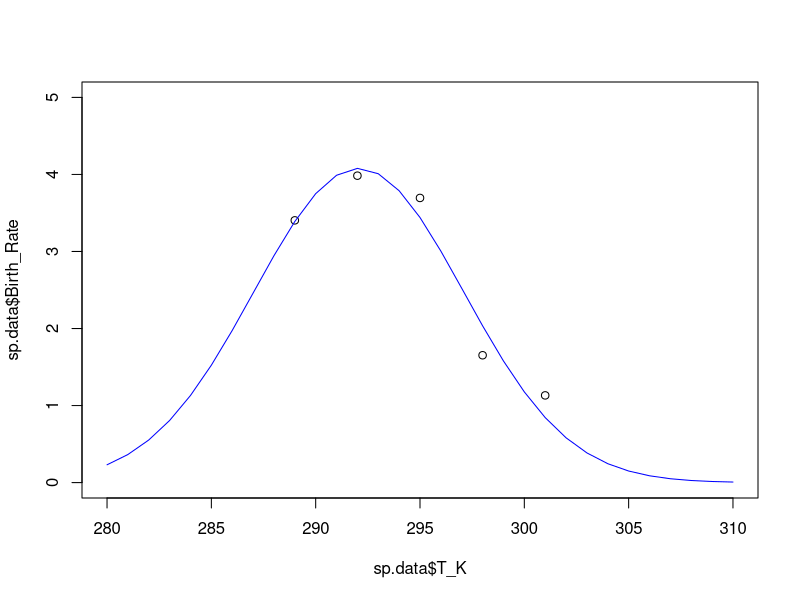
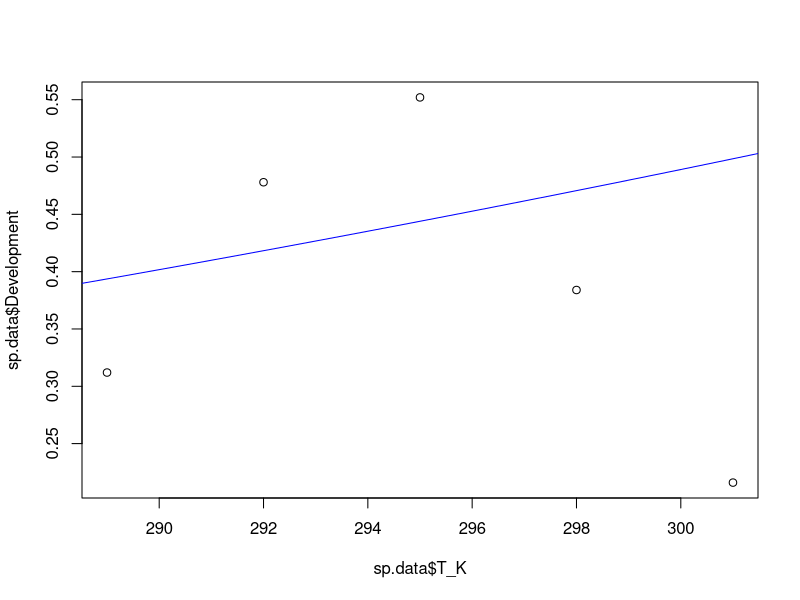

Recreate these plots in R, in order. (Note: this script raises an error after producing the figures.)
###################################################################
#### This R script fits functions to temperature response data ####
###################################################################


# Load packages and set working directory
library(tidyr)
library(ggplot2)
library(dplyr)
library(tidyverse)
setwd(dirname(rstudioapi::getActiveDocumentContext()$path))

# Read data
data <- as.data.frame(read_csv("Temperature response data.csv"))

# USER: enter species name (used in temperature response data.csv)
name <- "Aulacorthum solani Brazil"

# Assign species
sp.data <- data[data$Species == name,]
  
  
# Remove columns that do not contain temperature data
sp.data <- sp.data[-c(1:8,12,14,16,18,20,21,23,24,26,27,29,31,32,34,36,37,38)]

# Set some option for nls and plots
Tmin <- 280
Tmax <- 310
TR <- 293



####################################### FECUNDITY ###########################################
# NLS
fec <- nls(Birth_Rate ~ bTopt*exp(-((T_K-Toptb)^2)/(2*sb^2)), data=sp.data,
           start=list(bTopt=5, Toptb=TR, sb=3))
summary(fec)
# Plot model fits
plot(sp.data$T_K, sp.data$Birth_Rate, xlim = c(Tmin,Tmax), ylim = c(0,5)) #max(sp.data$Birth_Rate)))
points(seq(Tmin,Tmax,1),coef(fec)[1]*exp(-((seq(Tmin,Tmax,1)-coef(fec)[2])^2)/(2*coef(fec)[3]^2)), type="l", col="blue")


###################################### DEVELOPMENT ##########################################
# estimate xTR and A
# NOTE: removed data beyond max development
dev.mon <- nls(Development ~ xTR*T_K/TR*exp(A*(1/TR-1/T_K)), data=sp.data[-c((nrow(sp.data)-0):nrow(sp.data)),],
               start=list(xTR=0.1, A=1000))
summary(dev.mon)
# Plot model fits
plot(sp.data$T_K, sp.data$Development)
points(seq(Tmin,Tmax,1), coef(dev.mon)[1]*(seq(Tmin,Tmax,1)/TR)*exp(coef(dev.mon)[2]*(1/TR-1/seq(Tmin,Tmax,1))), type="l", col="blue")

# estimate AL and AH separately from TL and TH if needed
xTR <- coef(dev.mon)[1]
A <- coef(dev.mon)[2]
kTL <- 278
kTH <- 300
dev.A <- nls(Development ~ xTR*(T_K/TR)*exp(A*(1/TR-1/T_K))/(1+exp(AL*(1/kTL-1/T_K))+exp(AH*(1/kTH-1/T_K))),
              data=sp.data, start=list(AL=-50000, AH=100000))
summary(dev.A)
AL <- coef(dev.A)[1]
AH <- coef(dev.A)[2]
dev.T <- nls(Development ~ xTR*(T_K/TR)*exp(A*(1/TR-1/T_K))/(1+exp(AL*(1/TL-1/T_K))+exp(AH*(1/TH-1/T_K))),
             data=sp.data, start=list(TL=kTL, TH=kTH))
summary(dev.T)
# Plot model fits
plot(sp.data$T_K, sp.data$Development, xlim=c(Tmin,Tmax), ylim=c(0,max(sp.data$Development)+0.05))
#points(seq(Tmin,Tmax,1), xTR*(seq(Tmin,Tmax,1)/TR)*exp(A*(1/TR-1/seq(Tmin,Tmax,1)))/
#         (1+(exp(AL*(1/coef(dev.T)[1]-1/seq(Tmin,Tmax,1)))+exp(AH*(1/coef(dev.T)[2]-1/seq(Tmin,Tmax,1))))), type="l", col="blue")
points(seq(Tmin,Tmax,1), 0.108*(seq(Tmin,Tmax,1)/308)*exp(8821*(1/308-1/seq(Tmin,Tmax,1)))/
         (1+(exp(-64796*(1/295.3-1/seq(Tmin,Tmax,1)))+exp(335573*(1/312-1/seq(Tmin,Tmax,1))))), type="l", col="red")
points(seq(Tmin,Tmax,1),0.25*exp(-((seq(Tmin,Tmax,1)-coef(fec)[2])^2)/(2*coef(fec)[3]^2)), type="l", col="green")


# estimate all parameters without TL and AL
dev.A <- nls(Development ~ xTR*(T_K/TR)*exp(A*(1/TR-1/T_K))/(1+exp(AH*(1/TH-1/T_K))),
             data=sp.data, start=list(xTR=0.1, A=1000, AH=50000, TH=300))
summary(dev.A)
xTR <- coef(dev.A)[1]
A <- coef(dev.A)[2]
AH <- coef(dev.A)[3]
TH <- coef(dev.A)[4]
# Plot model fits
plot(sp.data$T_K, sp.data$Development, xlim=c(Tmin,Tmax), ylim=c(0,max(sp.data$Development)+0.05))
points(seq(Tmin,Tmax,1), xTR*(seq(Tmin,Tmax,1)/TR)*exp(A*(1/TR-1/seq(Tmin,Tmax,1)))/
         (1+exp(AH*(1/TH-1/seq(Tmin,Tmax,1)))), type="l", col="blue")


# estimate TH and AH separately from TL and AL (or without) if needed
kAL <- -5000
dev.H <- nls(Development ~ xTR*(T_K/TR)*exp(A*(1/TR-1/T_K))/(1+exp(kAL*(1/kTL-1/T_K))+exp(AH*(1/TH-1/T_K))),
             data=sp.data, start=list(TH=kTH, AH=100000))
summary(dev.H)
kTH <- coef(dev.H)[1]
kAH <- coef(dev.H)[2]
dev.AL <- nls(Development ~ xTR*(T_K/TR)*exp(A*(1/TR-1/T_K))/(1+exp(AL*(1/kTL-1/T_K))+exp(kAH*(1/kTH-1/T_K))),
             data=sp.data, start=list(AL=-10000))
summary(dev.AL)
dev.TL <- nls(Development ~ xTR*(T_K/TR)*exp(A*(1/TR-1/T_K))/(1+exp(coef(dev.AL)[1]*(1/TL-1/T_K))+exp(coef(dev.H)[2]*(1/coef(dev.H)[1]-1/T_K))),
             data=sp.data, start=list(TL=kTL))
summary(dev.TL)
# Plot model fits
plot(sp.data$T_K, sp.data$Development)
points(seq(Tmin,Tmax,1), xTR*(seq(Tmin,Tmax,1)/TR)*exp(A*(1/TR-1/seq(Tmin,Tmax,1)))/
         (1+(exp(coef(dev.AL)[1]*(1/coef(dev.TL)[1]-1/seq(Tmin,Tmax,1)))+exp(coef(dev.H)[2]*(1/coef(dev.H)[1]-1/seq(Tmin,Tmax,1))))), type="l", col="blue")


# Minimum developmental temperature
# NOTE: removed data beyond max development
dev.min <- nls(Development ~ m*T_K+b, data=sp.data[-c((nrow(sp.data)-0):nrow(sp.data)),],
               start=list(m=0.01, b=0))
summary(dev.min)
# Plot model fits
plot(sp.data$T_K, sp.data$Development, xlim=c(280,Tmax))
points(seq(280,Tmax,1), coef(dev.min)[1]*seq(280,Tmax,1)+coef(dev.min)[2], type="l", col="blue")

# Calculate Tmin
Tmin <- (-coef(dev.min)[2]/coef(dev.min)[1])[[1]]
Tmin



#################################### MORTALITY ######################################
# NLS for juvenile mortality
mort.J <- nls(Juv_Mortality ~ xTR*exp(A*(1/TR-1/T_K)), data=sp.data,
              start=list(xTR=0.01, A=10000))
summary(mort.J)
# Plot model fits
plot(sp.data$T_K, sp.data$Juv_Mortality, ylim=c(0,0.3))
points(seq(Tmin,Tmax,1), coef(mort.J)[1]*exp(coef(mort.J)[2]*(1/TR-1/seq(Tmin,Tmax,1))), type="l", col="blue")


# NLS for adult mortality
mort.A <- nls(Adult_Mortality ~ xTR*exp(A*(1/TR-1/T_K)), data=sp.data,
              start=list(xTR=0.01, A=10000))
summary(mort.A)
# Plot model fits
plot(sp.data$T_K, sp.data$Adult_Mortality, ylim=c(0,1))
points(seq(Tmin,Tmax,1), coef(mort.A)[1]*exp(coef(mort.A)[2]*(1/TR-1/seq(Tmin,Tmax,1))), type="l", col="blue")



############################# r (INTRINSIC GROWTH RATE) #############################
# estimate all parameters
r <- nls(r ~ ifelse(T_K <= Topt, rMax*exp(-1*((T_K-Topt)/(2*sr))^2),
                    rMax*(1 - ((T_K-Topt)/(Topt-Tmax))^2)),
                    data=sp.data, start=list(sr=5, Topt=295, Tmax=300, rMax=0.3))
summary(r)
# Plot model fits
plot(sp.data$T_K, sp.data$r, xlim = c(Tmin,Tmax+5), ylim = c(0,0.5)) #max(sp.data$r)+0.05))
points(seq(Tmin,Tmax+5,1), ifelse(seq(Tmin,Tmax+5,1) <= coef(r)[2], coef(r)[4]*exp(-1*((seq(Tmin,Tmax+5,1)-coef(r)[2])/(2*coef(r)[1]))^2),
                                coef(r)[4]*(1 - ((seq(Tmin,Tmax+5,1)-coef(r)[2])/(coef(r)[2]-coef(r)[3]))^2)), type="l", col="blue")


# set Topt and rMax (NOTE: Topt cannot equal Tmax in nls)
Topt <- sp.data[nrow(sp.data)-2,"T_K"]
rMax <- sp.data[sp.data$T_K==Topt,"r"]
# estimate all other parameters
r <- nls(r ~ ifelse(T_K <= Topt, rMax*exp(-1*((T_K-Topt)/(2*sr))^2),
                    rMax*(1 - ((T_K-Topt)/(Topt-Tmax))^2)),
         data=sp.data, start=list(sr=3, Tmax=305))
summary(r)
# Plot model fits
plot(sp.data$T_K, sp.data$r, xlim=c(Tmin,Tmax), ylim=c(0,rMax))
points(seq(Tmin,Tmax+5,1), ifelse(seq(Tmin,Tmax+5,1) <= Topt, rMax*exp(-1*((seq(Tmin,Tmax+5,1)-Topt)/(2*coef(r)[1]))^2),
                                rMax*(1 - ((seq(Tmin,Tmax+5,1)-Topt)/(Topt-coef(r)[2]))^2)), type="l", col="blue")
rMax
Topt
coef(r)[2]
coef(r)[1]






##################################### EGG DEVELOPMENT ########################################
# estimate xTR and A
# NOTE: removed data beyond max development
dev.mon <- nls(Egg_Dev ~ xTR*T_K/TR*exp(A*(1/TR-1/T_K)), data=sp.data[-c((nrow(sp.data)-0):nrow(sp.data)),],
               start=list(xTR=0.1, A=1000))
summary(dev.mon)
# Plot model fits
plot(sp.data$T_K, sp.data$Egg_Dev)
points(seq(Tmin,Tmax,1), coef(dev.mon)[1]*(seq(Tmin,Tmax,1)/TR)*exp(coef(dev.mon)[2]*(1/TR-1/seq(Tmin,Tmax,1))), type="l", col="blue")

# estimate AL and AH separately from TL and TH if needed
kTL <- 297
kTH <- 311
dev.A <- nls(Egg_Dev ~ coef(dev.mon)[1]*(T_K/TR)*exp(coef(dev.mon)[2]*(1/TR-1/T_K))/(1+exp(AL*(1/kTL-1/T_K))+exp(AH*(1/kTH-1/T_K))),
             data=sp.data, start=list(AL=-50000, AH=50000))
summary(dev.A)
dev.T <- nls(Egg_Dev ~ coef(dev.mon)[1]*(T_K/TR)*exp(coef(dev.mon)[2]*(1/TR-1/T_K))/(1+exp(coef(dev.A)[1]*(1/TL-1/T_K))+exp(coef(dev.A)[2]*(1/TH-1/T_K))),
             data=sp.data, start=list(TL=kTL, TH=kTH))
summary(dev.T)
# Plot model fits
plot(sp.data$T_K, sp.data$Egg_Dev, xlim=c(Tmin,Tmax), ylim=c(0,0.4))
points(seq(Tmin,Tmax,1), coef(dev.mon)[1]*(seq(Tmin,Tmax,1)/TR)*exp(coef(dev.mon)[2]*(1/TR-1/seq(Tmin,Tmax,1)))/
         (1+(exp(coef(dev.A)[1]*(1/coef(dev.T)[1]-1/seq(Tmin,Tmax,1)))+exp(coef(dev.A)[2]*(1/coef(dev.T)[2]-1/seq(Tmin,Tmax,1))))), type="l", col="blue")

# estimate TH and AH separately from TL and AL if needed
kAL <- -100000
dev.H <- nls(Egg_Dev ~ coef(dev.mon)[1]*(T_K/TR)*exp(coef(dev.mon)[2]*(1/TR-1/T_K))/(1+exp(kAL*(1/kTL-1/T_K))+exp(AH*(1/TH-1/T_K))),
             data=sp.data, start=list(TH=kTH, AH=50000))
summary(dev.H)
dev.AL <- nls(Egg_Dev ~ coef(dev.mon)[1]*(T_K/TR)*exp(coef(dev.mon)[2]*(1/TR-1/T_K))/(1+exp(AL*(1/kTL-1/T_K))+exp(coef(dev.H)[2]*(1/coef(dev.H)[1]-1/T_K))),
              data=sp.data, start=list(AL=-100000))
summary(dev.AL)
dev.TL <- nls(Egg_Dev ~ coef(dev.mon)[1]*(T_K/TR)*exp(coef(dev.mon)[2]*(1/TR-1/T_K))/(1+exp(coef(dev.AL)[1]*(1/TL-1/T_K))+exp(coef(dev.H)[2]*(1/coef(dev.H)[1]-1/T_K))),
              data=sp.data, start=list(TL=kTL))
summary(dev.TL)
# Plot model fits
plot(sp.data$T_K, sp.data$Egg_Dev)
points(seq(Tmin,Tmax,1), coef(dev.mon)[1]*(seq(Tmin,Tmax,1)/TR)*exp(coef(dev.mon)[2]*(1/TR-1/seq(Tmin,Tmax,1)))/
         (1+(exp(coef(dev.AL)[1]*(1/coef(dev.TL)[1]-1/seq(Tmin,Tmax,1)))+exp(coef(dev.H)[2]*(1/coef(dev.H)[1]-1/seq(Tmin,Tmax,1))))), type="l", col="blue")



###################################### DEVELOPMENT ##########################################
# Monotonic response
# dev.mon <- nls(Development ~ xTR*T_K/TR*exp(A*(1/TR-1/T_K)), data=sp.data,
#                start=list(xTR=0.01, A=5000))
# summary(dev.mon)
# Plot model fits
# plot(sp.data$T_K, sp.data$Development)
# points(seq(Tmin,Tmax,1), coef(dev.mon)[1]*(seq(Tmin,Tmax,1)/TR)*exp(coef(dev.mon)[2]*(1/TR-1/seq(Tmin,Tmax,1))), type="l", col="blue")


# Sharpe-Schoolfield response
# estimate all parameters
# dev <- nls(Development ~ xTR*(T_K/TR)*exp(A*(1/TR-1/T_K))/(1+exp(AL*(1/TL-1/T_K))+exp(AH*(1/TH-1/T_K))),
#               data=sp.data, start=list(xTR=0.03, A=7000, AL=-30000, AH=270000, TL=286, TH=306))
# summary(dev)
# Plot model fits
# plot(sp.data$T_K, sp.data$Development)
# points(seq(Tmin,Tmax,1), coef(dev)[1]*(seq(Tmin,Tmax,1)/TR)*exp(coef(dev)[2]*(1/TR-1/seq(Tmin,Tmax,1)))/
#          (1+(exp(coef(dev)[3]*(1/coef(dev)[5]-1/seq(Tmin,Tmax,1)))+exp(coef(dev)[4]*(1/coef(dev)[6]-1/seq(Tmin,Tmax,1))))), type="l", col="blue")


# estimate AL, AH, TL, and TH
# NOTE: if needed, set AH based on NLS below and run code iteratively until AL and AH do not appreciably change)
# dev.SS <- nls(Development ~ coef(dev.mon)[1]*(T_K/TR)*exp(coef(dev.mon)[2]*(1/TR-1/T_K))/(1+exp(AL*(1/TL-1/T_K))+exp(AH*(1/TH-1/T_K))),
#               data=sp.data, start=list(AL=-66000, AH=235000, TL=288, TH=309.6))
# summary(dev.SS)
# Plot model fits
# plot(sp.data$T_K, sp.data$Development)
# points(seq(Tmin,Tmax,1), coef(dev.mon)[1]*(seq(Tmin,Tmax,1)/TR)*exp(coef(dev.mon)[2]*(1/TR-1/seq(Tmin,Tmax,1)))/
#          (1+(exp(coef(dev.SS)[1]*(1/coef(dev.SS)[3]-1/seq(Tmin,Tmax,1)))+exp(coef(dev.SS)[2]*(1/coef(dev.SS)[4]-1/seq(Tmin,Tmax,1))))), type="l", col="blue")



########################### LACTIN MODEL OF DEVELOPMENT #############################
# estimate all parameters
#lactin <- nls(Development ~ exp(mTopt*T_K)-exp(mTopt*Tmax-(Tmax-T_K)/mDelta) + mTmin,
#              data=sp.data, start=list(mTopt=0.05, Tmax=305, mDelta=10, mTmin=0.01))
#summary(lactin)
# Plot model fits
#plot(sp.data$T_K, sp.data$Development)
#points(seq(Tmin,Tmax,1), coef(dev.mon)[1]*(seq(Tmin,Tmax,1)/TR)*exp(coef(dev.mon)[2]*(1/TR-1/seq(Tmin,Tmax,1)))/
#         (1+(exp(coef(dev.SS)[1]*(1/coef(dev.SS)[3]-1/seq(Tmin,Tmax,1)))+exp(coef(dev.SS)[2]*(1/coef(dev.SS)[4]-1/seq(Tmin,Tmax,1))))), type="l", col="blue")

# estimate mDelta and mTmin
#lactin.test <- nls(Development ~ exp(0.06*T_K)-exp(0.06*kTH-(kTH-T_K)/mDelta) + mTmin,
#              data=sp.data, start=list(mDelta=1, mTmin=0.01))
#summary(lactin.test)
# Plot model fits
#plot(sp.data$T_K, sp.data$Development)
#points(seq(Tmin,Tmax,1), exp(0.06*seq(Tmin,Tmax,1))-exp(0.06*305-(305-seq(Tmin,Tmax,1))/1) + 0.01, type="l", col="blue")



#################################### EGG MORTALITY ######################################
# Mortality estimated using fit at reference temperature
# NLS for egg mortality
mort.J <- nls(Egg_Mortality ~ xTR*exp(A*(1/TR-1/T_K)), data=sp.data,
              start=list(xTR=0.01, A=10000))
summary(mort.J)
# Plot model fits
plot(sp.data$T_K, sp.data$Egg_Mortality, ylim=c(0,0.2))
points(seq(Tmin,Tmax,1), coef(mort.J)[1]*exp(coef(mort.J)[2]*(1/TR-1/seq(Tmin,Tmax,1))), type="l", col="blue")



# Mortality estimated using data at reference temperature
dJTR <- sp.data[sp.data$T_K==TR,"Juv_Mortality"]
dATR <- sp.data[sp.data$T_K==TR,"Adult_Mortality"]

# NLS for juvenile mortality
mort.J <- nls(Juv_Mortality ~ dJTR*exp(A*(1/TR-1/T_K)), data=sp.data,
              start=list(A=10000))
summary(mort.J)
# Plot model fits
plot(sp.data$T_K, sp.data$Juv_Mortality) #, ylim=c(0,0.2))
points(seq(Tmin,Tmax,1), dJTR*exp(coef(mort.J)[1]*(1/TR-1/seq(Tmin,Tmax,1))), type="l", col="blue")


# NLS for adult mortality
mort.A <- nls(Adult_Mortality ~ dATR*exp(A*(1/TR-1/T_K)), data=sp.data,
              start=list(A=1000))
summary(mort.A)
# Plot model fits
plot(sp.data$T_K, sp.data$Adult_Mortality, ylim=c(0,1))
points(seq(Tmin,Tmax,1), dATR*exp(coef(mort.A)[1]*(1/TR-1/seq(Tmin,Tmax,1))), type="l", col="blue")



########################### R0 (NET REPRODUCTIVE RATE) ##############################
# NLS
fit.R0 <- nls(R0 ~ R0Topt*exp(-((T_K-ToptR0)^2)/(2*sR0^2)), data=sp.data,
              start=list(R0Topt=200, ToptR0=TR, sR0=10))
summary(fit.R0)
# Plot model fits
plot(sp.data$T_K, sp.data$R0)
points(seq(Tmin,Tmax,1),coef(fit.R0)[1]*exp(-((seq(Tmin,Tmax,1)-coef(fit.R0)[2])^2)/(2*coef(fit.R0)[3]^2)), type="l", col="blue")

# calculate R0Tmax: temperature at which R0 = 1
R0Tmax <- 0
deltaT <- (5*coef(fit.R0)[3]/1000)[[1]] # temperature range = 5 sigma away from Topt
for(i in 0:1000) {
  if(coef(fit.R0)[1]*exp(-(((coef(fit.R0)[2] + i*deltaT) - coef(fit.R0)[2])^2)/(2*coef(fit.R0)[3])^2) <= 1 & R0Tmax == 0)
  { R0Tmax <- (coef(fit.R0)[2] + i*deltaT)[[1]] }}
R0Tmax
